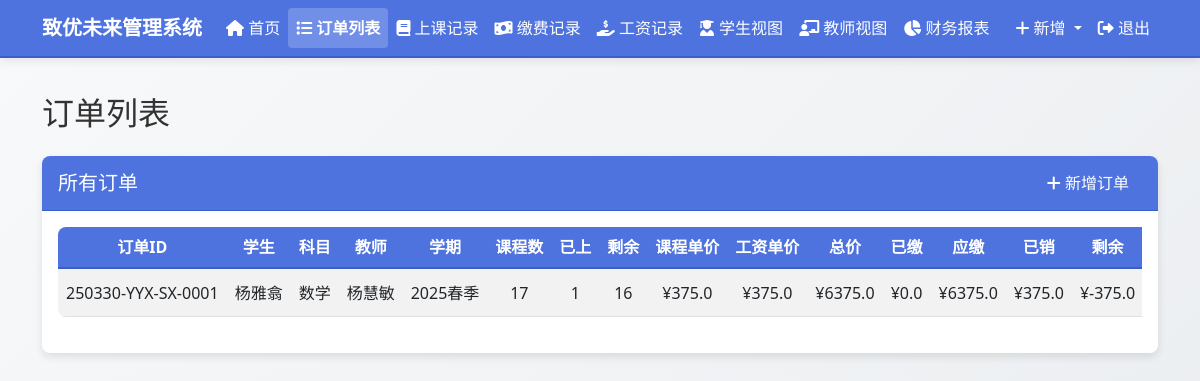
Page /orders (signed in) on the committed database.
### models.py (models this page shows, shortened)
class Order(db.Model):
    id = db.Column(db.Integer, primary_key=True)
    order_number = db.Column(db.String(50),
                             unique=True,
                             nullable=False,
                             default="")
    student_name = db.Column(db.String(100), nullable=False)
    subject = db.Column(db.String(100), nullable=False)
    teacher_name = db.Column(db.String(100), nullable=False)
    semester = db.Column(db.String(100), nullable=False)
    total_classes = db.Column(db.Integer, default=0)
    completed_classes = db.Column(db.Integer, default=0)
    remaining_classes = db.Column(db.Integer, default=0)
    class_price = db.Column(db.Float, default=0.0)
    salary_price = db.Column(db.Float, default=0.0)  # 新增工资单价字段
    total_price = db.Column(db.Float, default=0.0)
    paid_amount = db.Column(db.Float, default=0.0)
    used_amount = db.Column(db.Float, default=0.0)
    remaining_amount = db.Column(db.Float, default=0.0)  # 已缴费用 - 已销费用
    payable_amount = db.Column(db.Float, default=0.0)  # 订单总价 - 已缴费用
    payable_salary = db.Column(db.Float, default=0.0)
    paid_salary = db.Column(db.Float, default=0.0)
    remaining_salary = db.Column(db.Float, default=0.0)
    order_note = db.Column(db.Text, nullable=True)
    teacher_note = db.Column(db.Text, nullable=True)
    student_note = db.Column(db.Text, nullable=True)
    created_at = db.Column(db.DateTime, default=datetime.now)
    class_records = db.relationship('ClassRecord', backref='order', lazy=True)
    payment_records = db.relationship('PaymentRecord',
                                      backref='order',
                                      lazy=True)
    salary_records = db.relationship('SalaryRecord',
                                     backref='order',
                                     lazy=True)

### routes.py (the view)
@app.route('/orders')
@login_required
def order_list():
    orders = Order.query.order_by(Order.created_at.desc()).all()
    order_form = OrderForm()
    class_record_form = ClassRecordForm()
    payment_record_form = PaymentRecordForm()
    salary_record_form = SalaryRecordForm()
    orders_for_dropdown = Order.query.all()
    class_record_form.order_id.choices = [
        (order.id,
         f"{order.order_number} - {order.student_name} - {order.subject}")
        for order in orders_for_dropdown
    ]
    payment_record_form.order_id.choices = [
        (order.id,
         f"{order.order_number} - {order.student_name} - {order.subject}")
        for order in orders_for_dropdown
    ]
    salary_record_form.order_id.choices = [
        (order.id,
         f"{order.order_number} - {order.teacher_name} - {order.subject}")
        for order in orders_for_dropdown
    ]
    return render_template('order_list.html',
                           title='订单列表',
                           orders=orders,
                           order_form=order_form,
                           class_record_form=class_record_form,
                           payment_record_form=payment_record_form,
                           salary_record_form=salary_record_form,
                           edit_note_form=EditNoteForm())

### app.py (called while the page is built)
@login_manager.user_loader
def load_user(user_id):
    from models import User
    return User.query.get(int(user_id))

### templates/order_list.html (shortened to what this page needs)
{% extends "layout.html" %} {% block content %}
<h2 class="mb-4">订单列表</h2>
<div class="card">
    <div class="card-header d-flex justify-content-between align-items-center">
        <h5 class="mb-0">所有订单</h5>
        <button
            type="button"
            class="btn btn-primary"
            data-bs-toggle="modal"
            data-bs-target="#newOrderModal"
        >
            <i class="fas fa-plus"></i> 新增订单
        </button>
    </div>
    <div class="card-body">
        {% if orders %}
        <div class="table-responsive custom-table-container">
            <table class="table table-striped table-hover">
                <thead>
                    <tr>
                        <th>订单ID</th>
                        <th>学生</th>
                        <th>科目</th>
                        <th>教师</th>
                        <th>学期</th>
                        <th>课程数</th>
                        <th>已上</th>
                        <th>剩余</th>
                        <th>课程单价</th>
                        <th>工资单价</th>
                        <th>总价</th>
                        <th>已缴</th>
                        <th>应缴</th>
                        <th>已销</th>
                        <th>剩余</th>
                    </tr>
                </thead>
                <tbody>
                    {% for order in orders %}
                    <tr>
                        <td>{{ order.order_number }}</td>
                        <td>{{ order.student_name }}</td>
                        <td>{{ order.subject }}</td>
                        <td>{{ order.teacher_name }}</td>
                        <td>{{ order.semester }}</td>
                        <td>{{ order.total_classes }}</td>
                        <td>{{ order.completed_classes }}</td>
                        <td>{{ order.remaining_classes }}</td>
                        <td>¥{{ order.class_price }}</td>
                        <td>¥{{ order.salary_price }}</td>
                        <td>¥{{ order.total_price }}</td>
                        <td>¥{{ order.paid_amount }}</td>
                        <td>¥{{ order.payable_amount }}</td>
                        <td>¥{{ order.used_amount }}</td>
                        <td>¥{{ order.remaining_amount }}</td>
                    </tr>
                    {% endfor %}
                </tbody>
            </table>
        </div>
        {% else %}
        <div class="alert alert-info">暂无订单数据</div>
        {% endif %}
    </div>
</div>
{% endblock %}

### static/css/style.css (style rules this page uses)
.custom-table-container { position: relative; overflow-x: auto; overflow-y: visible; margin-bottom: 20px; }
.custom-table-container table { white-space: nowrap; margin-bottom: 0; }
td { position: relative; }
body { font-family: 'Segoe UI', Tahoma, Geneva, Verdana, sans-serif; color: #333; background-color: #f8f9fa; background-image: linear-gradient(135deg, #f8f9fa 0%, #e9ecef 100%); background-attachment: fixed; }
.card { border: none; border-radius: 8px; box-shadow: 0 4px 8px rgba(0, 0, 0, 0.1); margin-bottom: 20px; background-color: #fff; transition: transform 0.2s ease-in-out; }
.card-header { border-radius: 8px 8px 0 0 !important; font-weight: bold; background-color: #4e73df !important; color: white; border-bottom: 1px solid #3a5fc9; }
.table { background-color: #fff; border-radius: 8px; overflow: hidden; }
.table thead th { background-color: #4e73df; color: white; border-bottom: 2px solid #3a5fc9; text-align: center; vertical-align: middle; }
.table tbody td { text-align: center; vertical-align: middle; }
.btn-primary { background-color: #4e73df; border-color: #4e73df; }

### rows in the picture
Order: order_number "250330-YYX-SX-0001", student_name "杨雅翕", subject "数学", teacher_name "杨慧敏", semester "2025春季", total_classes "17", completed_classes "1", remaining_classes "16", class_price "375.0", salary_price "375.0", total_price "6375.0", paid_amount "0.0", payable_amount "6375.0", used_amount "375.0", remaining_amount "-375.0"
